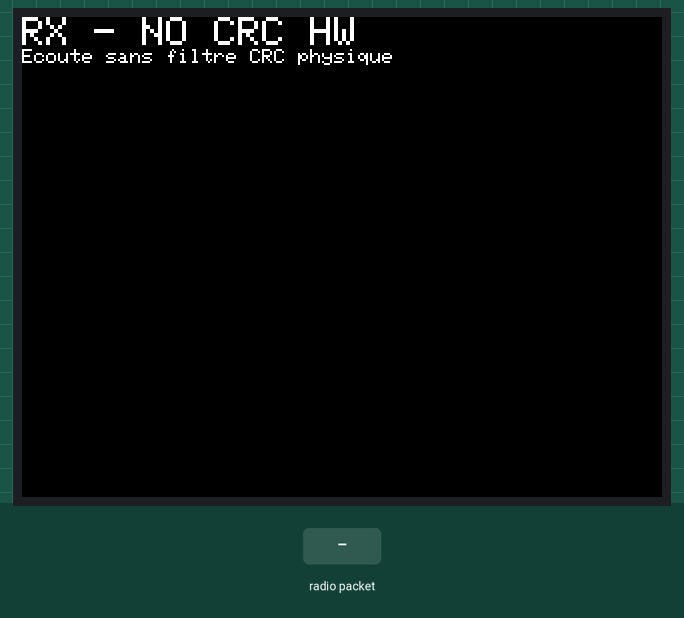
The sketch below on a simulated ESP32. On the bench: 320×240 colour display. The inputs (shaded band) are chosen by the test bench. No radio packets arrive unless stated.

Above: at 3.3 s.
3.4 s: radio packet "1" arrives
At 4.5 s:
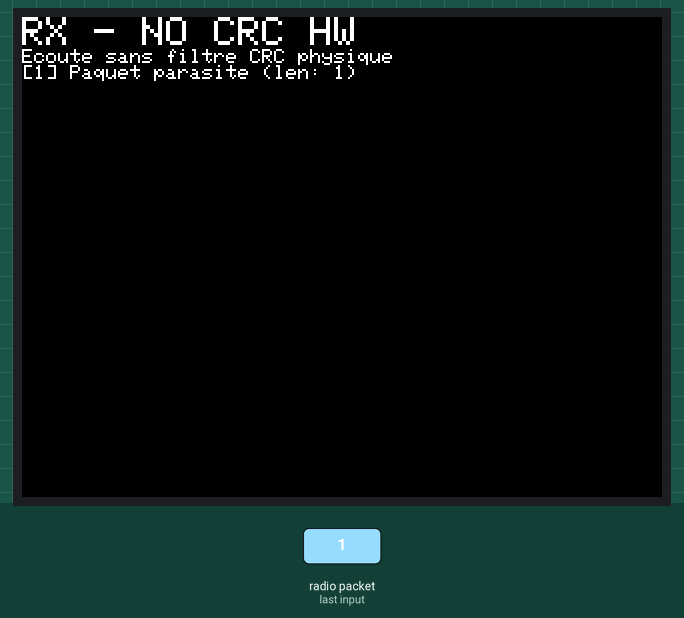
4.9 s: radio packet "0" arrives
At 5.7 s:
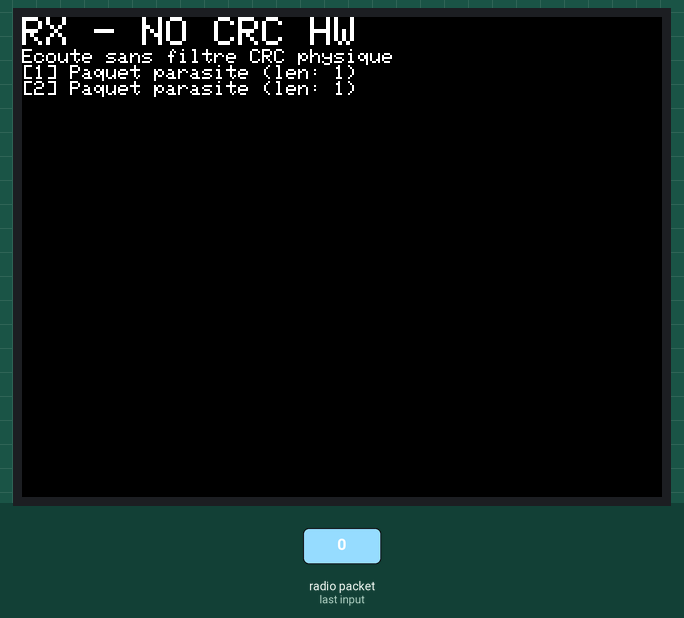
6.4 s: radio packet "2" arrives
At 6.8 s:
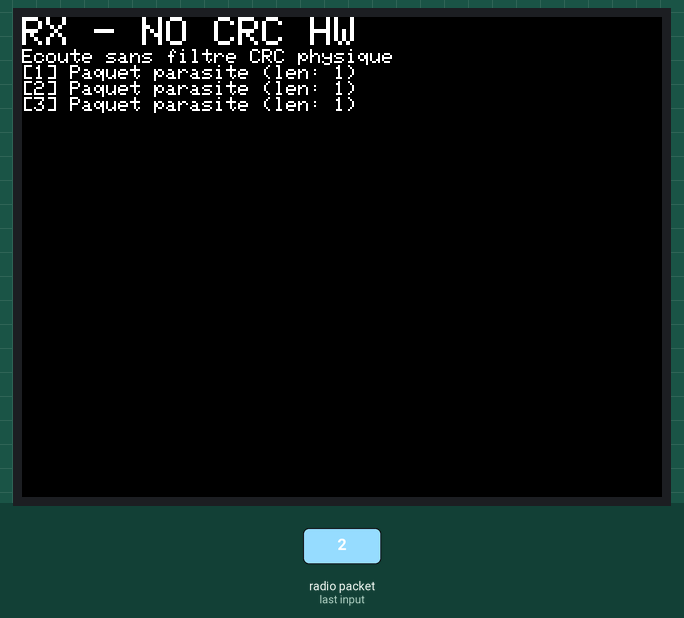
Timing chart, 0 to 9.4 s (numbered marks = the images above; inputs shaded):
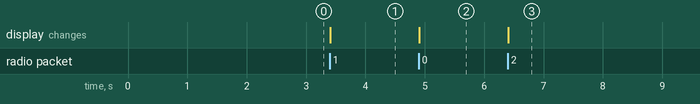

Measured:
- after the input at 3.4 s, the display: changes at once (image 1)
- after the input at 4.9 s, the display: changes at once (image 2)
- after the input at 6.4 s, the display: changes at once (image 3)

The sketch:

video-3-Test-Prog-1-A.ino
```cpp
#include <SPI.h>
#include <RH_RF95.h>
#include <M5Stack.h>

#define RFM95_CS 5
#define RFM95_DIO0 36
RH_RF95 rf95(RFM95_CS, RFM95_DIO0);

uint8_t rxbuf[RH_RF95_MAX_MESSAGE_LEN];
uint8_t rxlen;
uint8_t FCSc, FCSr;
int rxTotal = 0;
int rxCorrompues = 0;
int i;

void setup() {
  M5.begin();
  M5.Power.begin();
  M5.Lcd.setTextSize(2);
  M5.Lcd.println("RX - NO CRC HW");
  M5.Lcd.setTextSize(1);
  M5.Lcd.println("Ecoute sans filtre CRC physique");

  if (!rf95.init()) {
    M5.Lcd.println("Init RF95 failed !");
    while (1);
  }

  rf95.setModemConfig(RH_RF95::Bw125Cr45Sf128);
  rf95.setFrequency(867.7);

  delay(2000);
  rf95.setModeRx();
}

void loop() {
  rxlen = sizeof(rxbuf);

  // Avec le CRC matériel désactivé, rf95.recv renvoie TOUTES les trames,
  // y compris celles bruitées ou ayant subi des inversions de bits électromagnétiques
  if (rf95.recv(rxbuf, &rxlen)) {
    rxTotal++;

    if (M5.Lcd.getCursorY() > 200) {
      M5.Lcd.fillScreen(BLACK);
      M5.Lcd.setCursor(0, 0);
    }

    if (rxlen == 21 && rxbuf[0] == 1) { // Trame DATA de 21 octets
      FCSr = rxbuf[20];
      FCSc = 0;
      for (i = 0; i < 20; i++) FCSc = FCSc ^ rxbuf[i];

      if (FCSc == FCSr) {
        M5.Lcd.printf("[%d] Seq %d : TRAME INTACTE\n", rxTotal, rxbuf[1]);
      } else {
        rxCorrompues++;
        M5.Lcd.printf("[%d] Seq %d : BRUIT/ERREUR DETECTEE !\n", rxTotal, rxbuf[1]);
        M5.Lcd.printf("    FCS Recu: %02X != Calc: %02X\n", FCSr, FCSc);
        M5.Lcd.printf("    Total erreurs : %d/%d\n", rxCorrompues, rxTotal);
      }
    } else {
      // Trames parasites ambiantes captées car le filtrage est ouvert
      M5.Lcd.printf("[%d] Paquet parasite (len: %d)\n", rxTotal, rxlen);
    }

    rf95.setModeRx(); // Réactivation de l'écoute
  }
}
```
